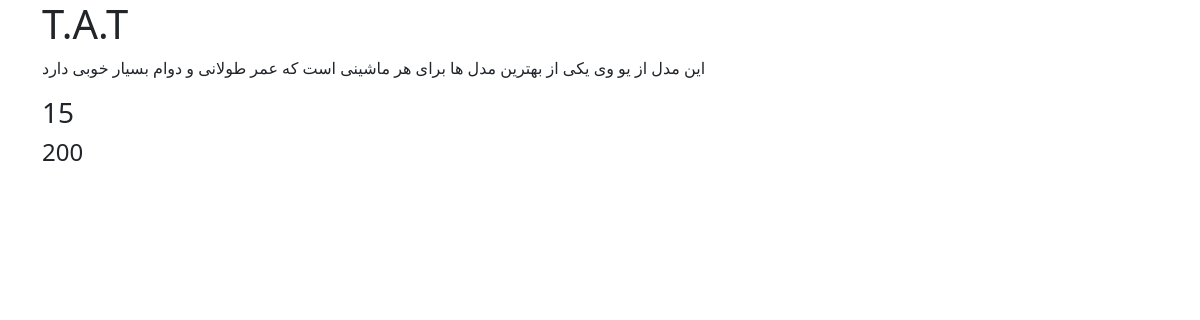
/uvs/1/, run on an earlier commit of the app's database.
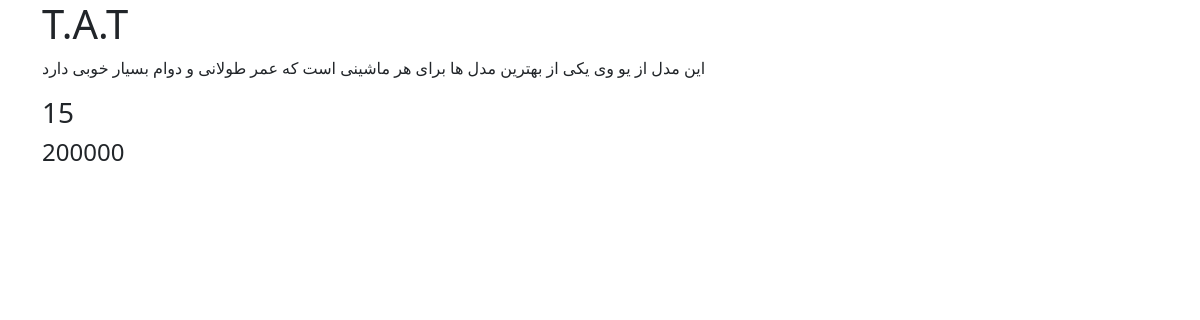
And on a later commit of the database.
### uvs/models.py (models this page shows, shortened)
class Uv(models.Model):
    percent = models.PositiveIntegerField()
    price = models.IntegerField()
    brand = models.CharField(max_length=100)
    description = models.TextField()

### uvs/views.py (the view)
# urls.py: path('<int:pk>/', UvDetailView.as_view(), name='uv_detail'),
class UvDetailView(generic.DetailView):
    model = Uv
    template_name = 'uvs/uv_detail.html'

### uvs/templates/uvs/uv_detail.html (shortened to what this page needs)
{% extends '_base.html' %}
{% block content  %}
    <h1>{{ uv.brand }}</h1>
    <p>{{ uv.description }}</p>
    <h3>{{ uv.percent }}</h3>
    <h4>{{ uv.price }}</h4>
{% endblock %}

### templates/_base.html (shortened to what this page needs)
<!DOCTYPE HTML PUBLIC "-//W3C//DTD HTML 4.01//EN" "http://www.w3.org/TR/html4/strict.dtd">
<html lang="en">
<head>
    <link href="https://cdn.jsdelivr.net/npm/bootstrap@5.1.3/dist/css/bootstrap.min.css" rel="stylesheet"
>
</head>
<body>
<div class="container">
    {% block content %}
    {% endblock %}
</div>
</body>
</html>

What changed in the data, as far as the page shows it:
changed Uv: price "200" → "200000"
